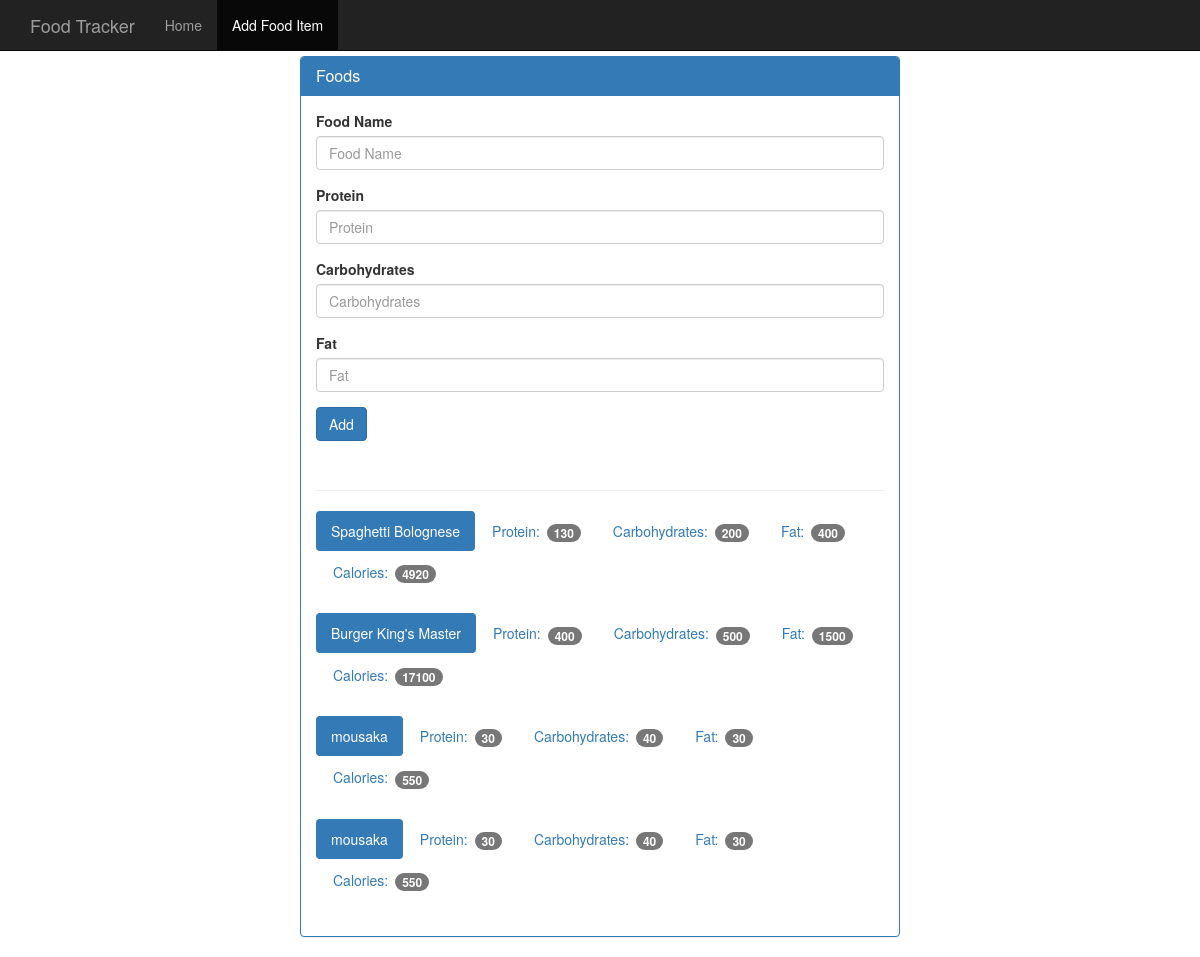
The app's page /food with its own data.
### tables this page shows
CREATE TABLE food(
  id integer primary key autoincrement,
  name text not null,
  protein integer not null,
  carbohydrates integer not null,
  fat integer not null,
  calories integer not null
);

### app.py (the view, shortened to what this page needs)
@app.route('/food', methods=['GET', 'POST'])
def food():
    db = get_db()
    cur = db.execute('select name, protein, carbohydrates, fat, calories from food')
    results = cur.fetchall()
    return render_template('add_food.html', results=results)

### database.py (called while the page is built)
def connect_db():
  sql = sqlite3.connect('C://Users/georg/Desktop/Python/prettyprinted/5)foodTracker/food_log.db')
  sql.row_factory = sqlite3.Row
  return sql

def get_db():
  if not hasattr(g, 'sqlite3_db'):
    g.sqlite_db = connect_db()
  return g.sqlite_db

### templates/add_food.html
{% extends 'base.html' %}
{% block body %}
    <nav class="navbar navbar-inverse navbar-fixed-top">
      <div class="container">
        <div class="navbar-header">
          <a class="navbar-brand" href="{{ url_for('index')}}">Food Tracker</a>
        </div>
        <div id="navbar" class="navbar-collapse collapse">
          <ul class="nav navbar-nav">
            <li><a href="{{ url_for('index')}}">Home</a></li>
            <li class="active"><a href="{{ url_for('food')}}">Add Food Item</a></li>
          </ul>
        </div>
      </div>
    </nav>
    <div class="container theme-showcase col-sm-6 col-sm-offset-3" role="main">
      <div class="row">
        <div>
          <div class="panel panel-primary">
            <div class="panel-heading">
              <h3 class="panel-title">Foods</h3>
            </div>
            <div class="panel-body">
              <form method="POST" action="{{ url_for('food') }}">
                <div class="form-group">
                  <label for="food-name">Food Name</label>
                  <input type="text" class="form-control" id="food-name" name="food-name" placeholder="Food Name">
                </div>
                <div class="form-group">
                  <label for="protein">Protein</label>
                  <input type="number" class="form-control" id="protein" name="protein" placeholder="Protein">
                </div>
                <div class="form-group">
                  <label for="carbohydrates">Carbohydrates</label>
                  <input type="number" class="form-control" id="carbohydrates" name="carbohydrates" placeholder="Carbohydrates">
                </div>
                <div class="form-group">
                  <label for="fat">Fat</label>
                  <input type="number" class="form-control" id="fat" name="fat" placeholder="Fat">
                </div>
                <button type="submit" class="btn btn-primary">Add</button>
              </form>
              <div class="page-header"></div>
              {% for food in results %}
              <ul class="nav nav-pills" role="tablist">
                <li class="active"><a>{{ food.name }}</a></li>
                <li><a>Protein: <span class="badge">{{ food.protein }}</span></a></li>
                <li><a>Carbohydrates: <span class="badge">{{ food.carbohydrates }}</span></a></li>
                <li><a>Fat: <span class="badge">{{ food.fat }}</span></a></li>
                <li><a>Calories: <span class="badge">{{ food.calories }}</span></a></li>
              </ul>
              <br>
              {% endfor %}
            </div>
          </div>
        </div>
      </div>
{% endblock %}

### templates/base.html (shortened to what this page needs)
<!DOCTYPE html>
<html lang="en">
  <head>
    <link href="{{ url_for('static', filename='bootstrap.min.css') }}" rel="stylesheet">
    <link href="{{ url_for('static', filename='themes.css') }}" rel="stylesheet">
  </head>
  <body>
    {% block body %}
    {% endblock %}
  </body>
</html>

### static/themes.css (style rules this page uses)
body { padding-top: 4em; padding-bottom: 30px; }

### records on screen
food: name "Spaghetti Bolognese", protein "130", carbohydrates "200", fat "400", calories "4920"
food: name "Burger King's Master", protein "400", carbohydrates "500", fat "1500", calories "17100"
food: name "mousaka", protein "30", carbohydrates "40", fat "30", calories "550"
food: name "mousaka", protein "30", carbohydrates "40", fat "30", calories "550"
